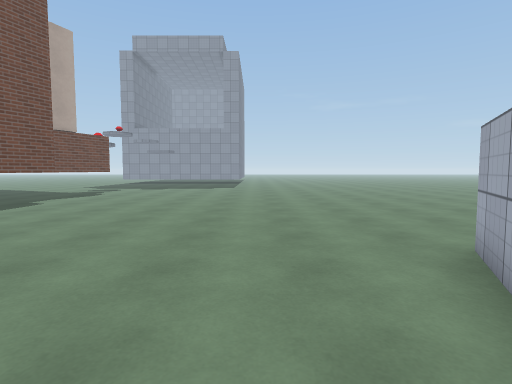
View 1 (above)

12 first-person views from a walk through a scene from a Unity 3-D project. The camera is 1.3 m above the floor, tilts 4° down and sees 80° across. The floor is counted in squares, 1 m on a side. Each view is taken from the middle of a square. On the plan, view 1 faces up. The plan holds only what a view shows up to about 14 squares ahead; the rest is blank. The place goes on beyond the plan. The player is left out. Surface patterns are stand-ins for the level's own textures.

View 2
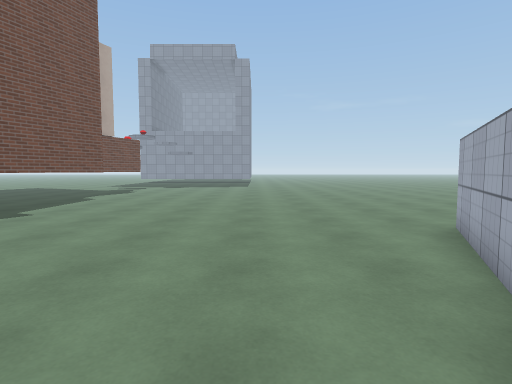

View 3
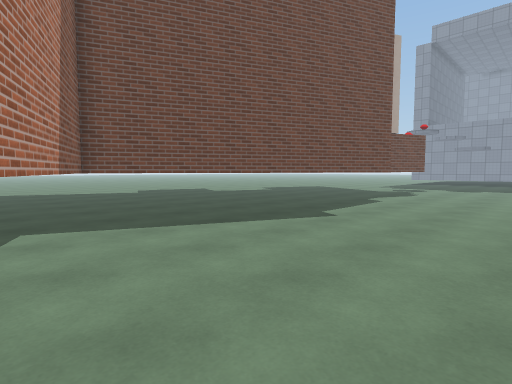

View 4
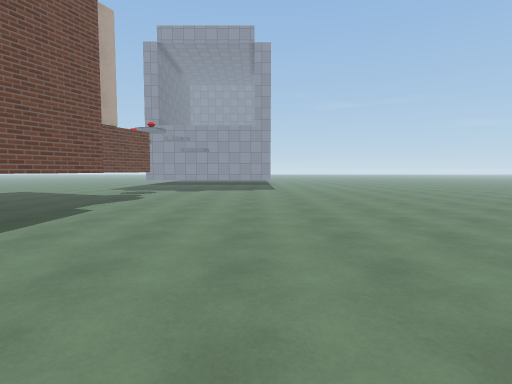

View 5
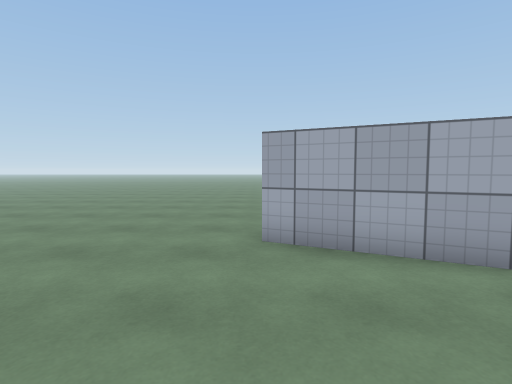

View 6
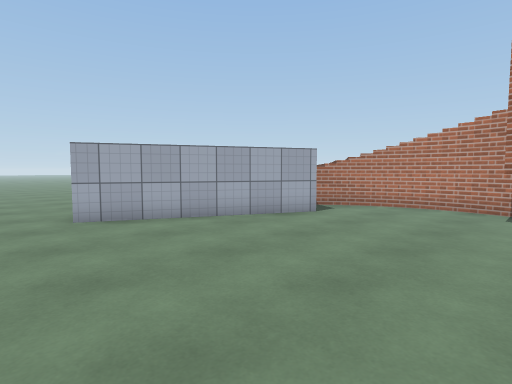

View 7
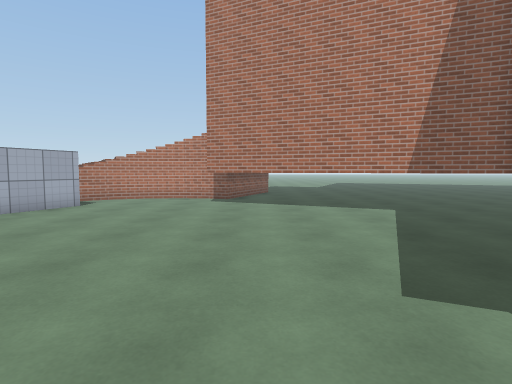

View 8
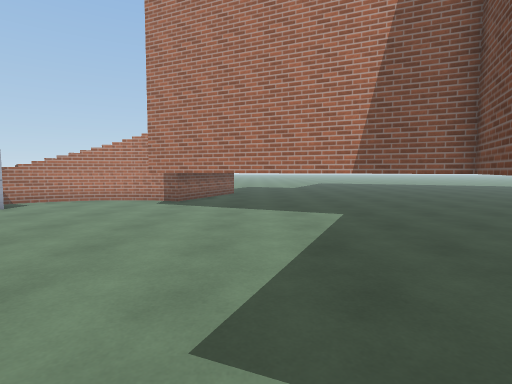

View 9
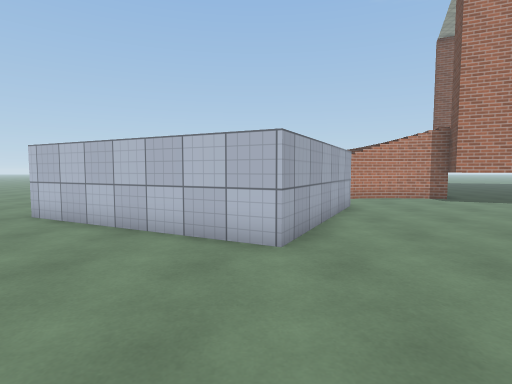

View 10
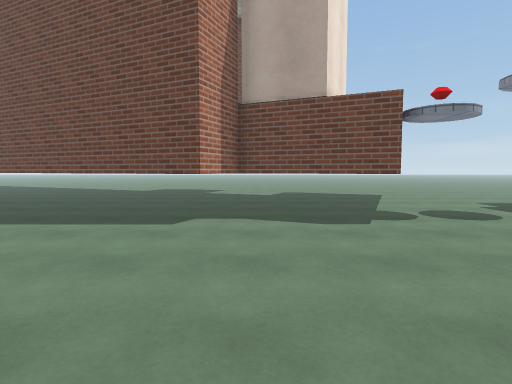

View 11
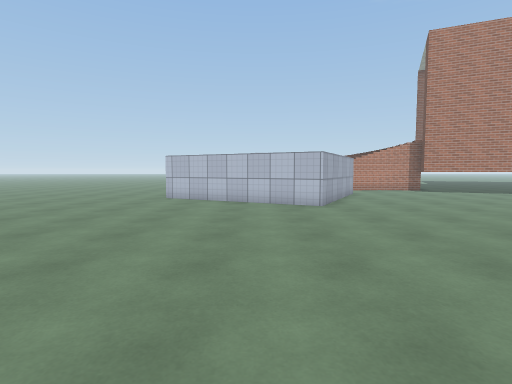

View 12
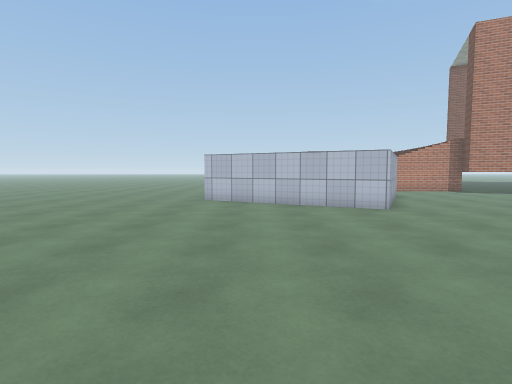

### Floor plan
Points are (right, up) in squares from view 1. A wall is a line through its corners. A room is listed if a view was taken in it or the views show most of it. See-through windows are left out.
Room 1 (views 1, 2, 3, 4, 5, 6, 7, 8, 9, 10, 11, 12)
walls: (0.5, -1.3) (3.6, 4.9) (10.4, 1.5); (0.6, -3.6) (1.7, -2.7); (-8.8, 16.6) (-10.1, 13.5) (-8.3, 12.7) (-13.2, 1.8) (-4.1, -2.3) (-4.7, -3.8) (-3.9, -4.2) (-2.6, -4.4); (-1.9, -4.4) (-0.5, -4.1) (0.7, -3.5); (-2.7, -4.3) (-1.7, -4.4)
ways out: opening at (11, 2)

Positions as (right, up) in squares from view 1, and headings:
1: (0, 0), facing up
2: (-1, -2), facing up
3: (-3, -1), facing up-left
4: (-3, 2), facing up
5: (-2, 5), facing right
6: (-5, 7), facing down-right
7: (-6, 10), facing down
8: (-8, 9), facing down
9: (4, 10), facing down
10: (-1, 14), facing left
11: (6, 16), facing down
12: (8, 15), facing down
